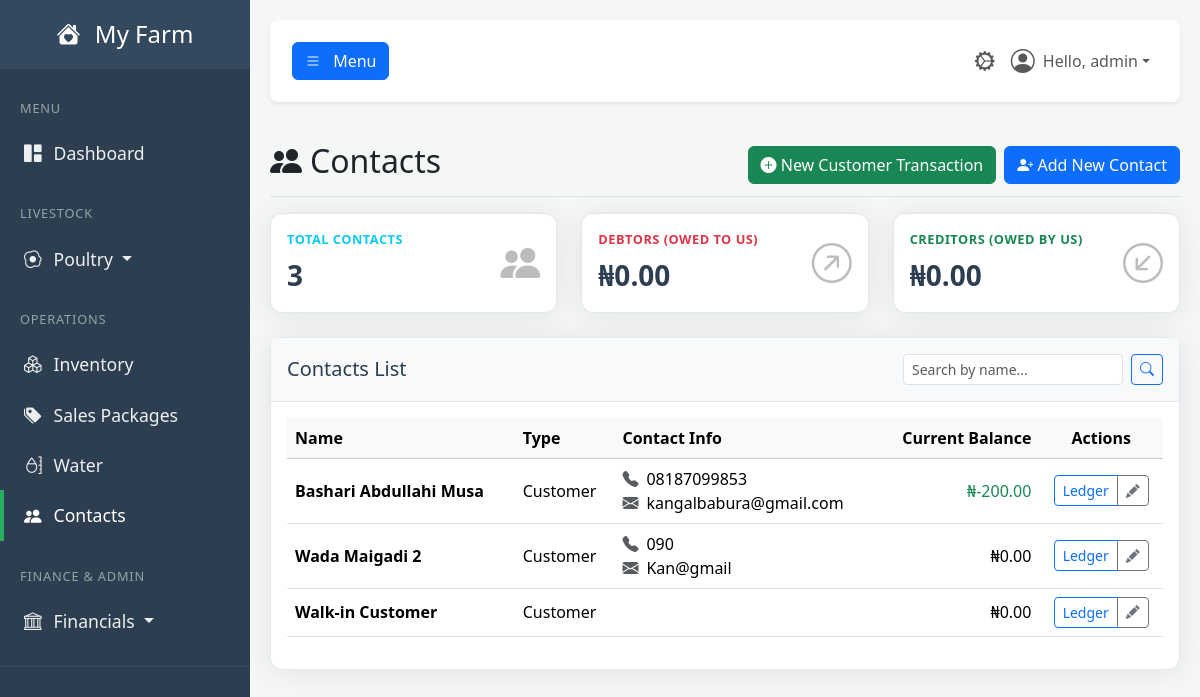
Before: /contacts (signed in) with the older database file.
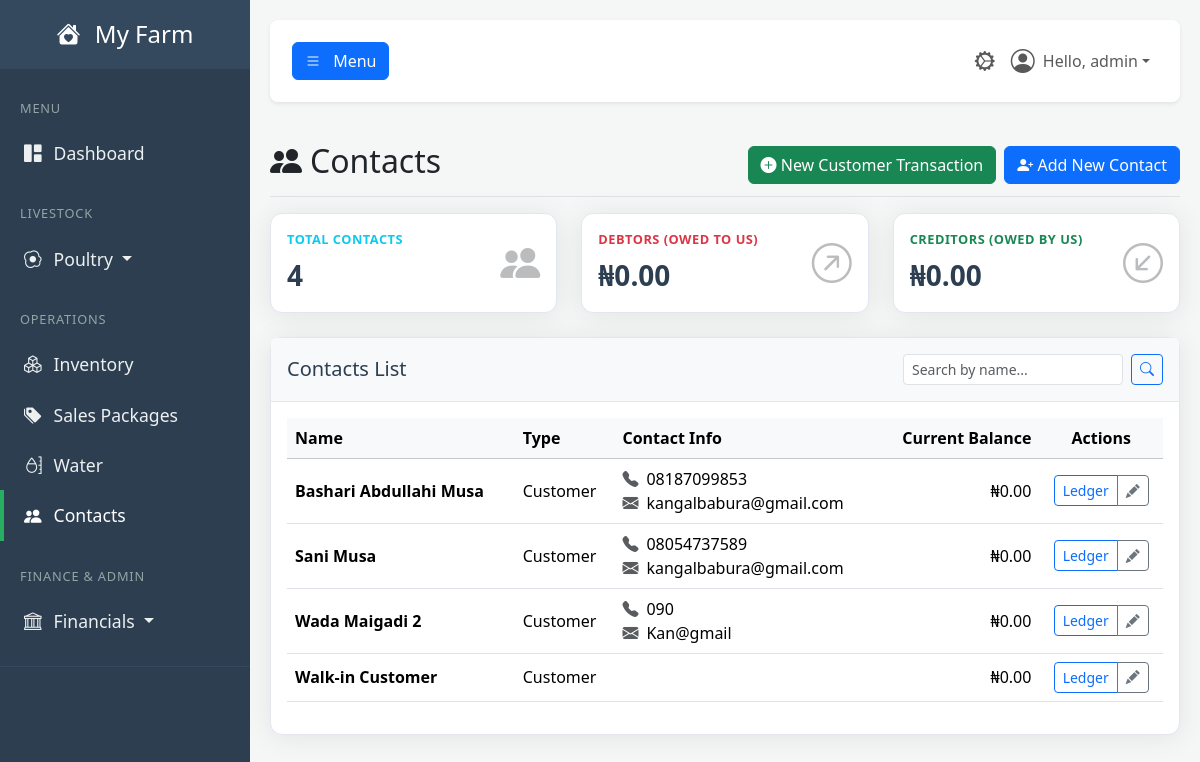
After: the same page with the newer database file.
### tables this page shows
CREATE TABLE contacts (
            id INTEGER PRIMARY KEY,
            name TEXT NOT NULL UNIQUE,
            type TEXT NOT NULL, -- Customer, Supplier, Other
            phone TEXT,
            email TEXT,
            account_id INTEGER, -- Links to a sub-account in Accounts (A/R or A/P)
            created_at TIMESTAMP DEFAULT CURRENT_TIMESTAMP,
            FOREIGN KEY (account_id) REFERENCES accounts (id) ON DELETE SET NULL
        );

### app.py (the view)
@app.route('/contacts')
@login_required
@permission_required('view_contacts')
def contacts_dashboard():
    db = get_db()
    search_query = request.args.get('q', '')
    base_sql = """
        SELECT
            c.id, c.name, c.type, c.phone, c.email,
            (
                (SELECT COALESCE(SUM(je.amount), 0) FROM journal_entries je WHERE je.debit_account_id = c.account_id)
                -
                (SELECT COALESCE(SUM(je.amount), 0) FROM journal_entries je WHERE je.credit_account_id = c.account_id)
            ) as balance
        FROM contacts c
    """
    params = []
    if search_query:
        base_sql += " WHERE c.name LIKE ?"
        params.append(f"%{search_query}%")
    base_sql += " ORDER BY c.name ASC"
    contacts_list = db.execute(base_sql, params).fetchall()
    accounts_receivable = 0
    accounts_payable = 0
    for contact in contacts_list:
        if contact['type'] == 'Customer' and contact['balance'] > 0:
            accounts_receivable += contact['balance']
        elif contact['type'] == 'Supplier' and contact['balance'] < 0:
            accounts_payable += -contact['balance']
    stats = {
        'total_contacts': len(contacts_list),
        'accounts_receivable': accounts_receivable,
        'accounts_payable': accounts_payable
    }
    return render_template(
        'contacts.html', # This now points to our single, redesigned template
        user=g.user,
        stats=stats,
        contacts_list=contacts_list
    )

### app.py (called while the page is built)
def get_db():
    if 'db' not in g:
        g.db = sqlite3.connect(DATABASE)
        g.db.row_factory = sqlite3.Row
    return g.db

def login_required(f):
    @wraps(f)
    def decorated_function(*args, **kwargs):
        if 'user_id' not in session:
            flash('Please log in to access this page.', 'warning')
            return redirect(url_for('login'))
        g.user = User.get_by_id(session['user_id'])
        if not g.user:
            session.clear()
            return redirect(url_for('login'))
        return f(*args, **kwargs)
    return decorated_function

def permission_required(permission_name):
    def decorator(f):
        @wraps(f)
        def decorated_function(*args, **kwargs):
            if not hasattr(g, 'user') or not g.user.has_permission(permission_name):
                flash('You do not have the required permission.', 'danger')
                return redirect(url_for('dashboard'))
            return f(*args, **kwargs)
        return decorated_function
    return decorator

### templates/contacts.html (shortened to what the changed rows need)
{% extends "base.html" %}
{% block content %}
    <div class="d-flex justify-content-between flex-wrap flex-md-nowrap align-items-center pt-3 pb-2 mb-3 border-bottom">
        <h1 class="h2"><i class="bi bi-people-fill me-2"></i>Contacts</h1>
    </div>
    <div class="row">
        <div class="col-lg-4 col-md-6 mb-4">
            <div class="card shadow-sm h-100"><div class="card-body"><div class="row align-items-center"><div class="col"><div class="kpi-label text-info">Total Contacts</div><div class="kpi-value">{{ stats.total_contacts }}</div></div><div class="col-auto kpi-icon"><i class="bi bi-people-fill"></i></div></div></div></div>
        </div>
    </div>
    <div class="card shadow-sm">
        <div class="card-body">
            <div class="table-responsive">
                <table class="table table-hover align-middle">
                    <thead class="table-light">
                        <tr>
                            <th>Name</th><th>Type</th><th>Contact Info</th>
                            <th class="text-end">Current Balance</th><th class="text-center">Actions</th>
                        </tr>
                    </thead>
                    <tbody>
                        {% for contact in contacts_list %}
                        <tr>
                            <td><strong>{{ contact.name }}</strong></td>
                            <td>{{ contact.type }}</td>
                            <td>
                                {% if contact.phone %}<i class="bi bi-telephone-fill text-muted me-2"></i>{{ contact.phone }}<br>{% endif %}
                                {% if contact.email %}<i class="bi bi-envelope-fill text-muted me-2"></i>{{ contact.email }}{% endif %}
                            </td>
                            <td class="text-end font-weight-bold {% if contact.balance > 0 %}text-danger{% elif contact.balance < 0 %}text-success{% endif %}">
                                ₦{{ '{:,.2f}'.format(contact.balance) }}
                            </td>
                            <td class="text-center">
                                <div class="btn-group btn-group-sm">
                                    <a href="{{ url_for('contact_ledger', contact_id=contact.id) }}" class="btn btn-outline-primary" title="View Ledger">Ledger</a>
                                    <a href="{{ url_for('edit_contact', contact_id=contact.id) }}" class="btn btn-outline-secondary" title="Edit Contact"><i class="bi bi-pencil-fill"></i></a>
                                </div>
                            </td>
                        </tr>
                        {% else %}
                        <tr><td colspan="5" class="text-center text-muted py-4">No contacts found.</td></tr>
                        {% endfor %}
                    </tbody>
                </table>
            </div>
        </div>
    </div>
    {% endblock %}

Changed rows visible on the page:
computed for contacts "Bashari Abdullahi Musa": balance "-200.00" → "0.00"
added contacts: name "Sani Musa", type "Customer", phone "08054737589", email "kangalbabura@gmail.com", balance "0.00"
Other visible differences:
{{ stats.total_contacts }}: "3" → "4"
